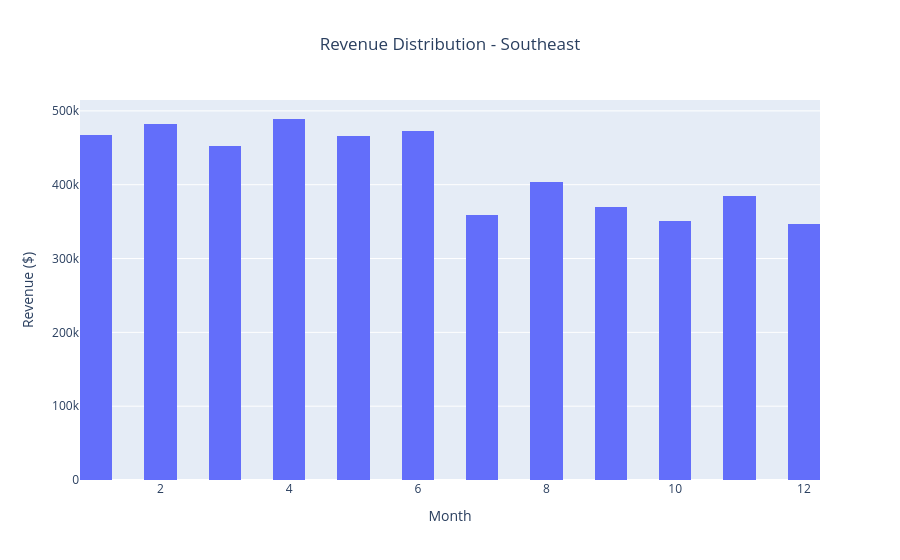

Notebook source saved alongside this figure:
### Markdown cell above
### Distribution Visualization Southeast Region

### Code cell
import plotly.express as px

southeast_data = northwoodfresh_data[
    northwoodfresh_data["region"] == "Southeast"
]

fig = px.histogram(
    southeast_data,
    y="revenue",
    x="month",
    nbins=30,
    title="Revenue Distribution - Southeast",
)
fig.update_layout(
    title_x=0.5
)
fig.update_yaxes(title_text="Revenue ($)")
fig.update_xaxes(title_text="Month")
fig.show()

### Figure 1 — Plotly figure (JSON) as saved in the notebook; plotly's stock layout.template omitted (floating-point values rounded to 4 significant figures)
{"data": [{"bingroup": "x", "histfunc": "sum", "hovertemplate": "month=%{x}<br>sum of revenue=%{y}<extra></extra>", "legendgroup": "", "marker": {"color": "#636efa", "pattern": {"shape": ""}}, "name": "", "nbinsx": 30, "orientation": "v", "showlegend": false, "type": "histogram", "x": [1, 2, 3, 4, 5, 6, 7, 8, 9, 10, 11, 12], "xaxis": "x", "y": [466900.0, 482700.0, 452400.0, 489000.0, 465600.0, 473000.0, 358900.0, 404300.0, 369800.0, 350400.0, 385200.0, 347400.0], "yaxis": "y"}], "layout": {"barmode": "relative", "legend": {"tracegroupgap": 0}, "title": {"text": "Revenue Distribution - Southeast", "x": 0.5}, "xaxis": {"anchor": "y", "domain": [0, 1], "title": {"text": "Month"}}, "yaxis": {"anchor": "x", "domain": [0, 1], "title": {"text": "Revenue ($)"}}}}
